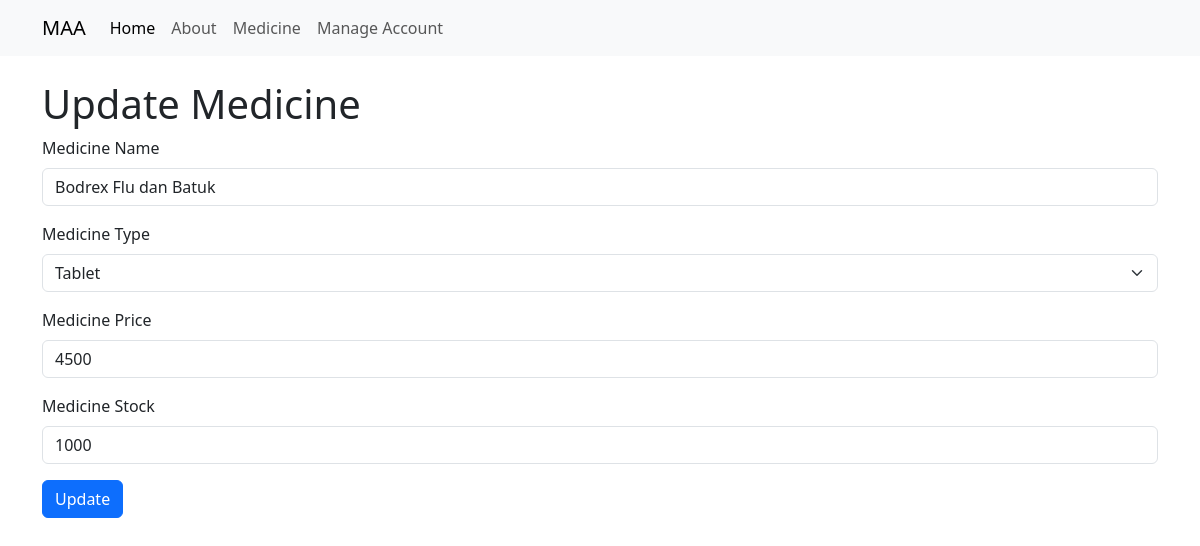
The app's page /medicine/update-medicine/5/ with its own data.
### medicine/models.py (models this page shows, shortened)
class Medicine(models.Model):
    class MedicineType(models.TextChoices):
        KAPSUL = 'kapsul', 'Kapsul'
        SIRUP = 'sirup', 'Sirup'
        TABLET = 'tablet', 'Tablet'
    medicine_name = models.CharField(max_length=100)
    medicin_type = models.CharField(
        max_length=10,
        choices=MedicineType.choices,
        default=MedicineType.KAPSUL
    )
    medicine_price = models.IntegerField()
    medicine_stock= models.IntegerField()

### medicine/views.py (the view, shortened to what this page needs)
# urls.py: path('update-medicine/<int:id>/', views.update_medicine, name='update_medicine'),
def update_medicine(request, id):
    medicine = get_object_or_404(Medicine, id=id)
    return render(request, 'medicine/updateMedicine.html', {'medicine': medicine})

### medicine/templates/medicine/updateMedicine.html (shortened to what this page needs)
{% extends "layout.html" %}
{% block content %}
<h1>Update Medicine</h1>
<form method="POST">
    <div class="mb-3">
        <label for="medicine_name" class="form-label">Medicine Name</label>
        <input type="text" class="form-control" id="medicine_name" name="medicine_name" value="{{ medicine.medicine_name }}" required>
    </div>
    <div class="mb-3">
        <label for="medicin_type" class="form-label">Medicine Type</label>
        <select class="form-select" id="medicin_type" name="medicin_type" required>
            <option value="tablet" {% if medicine.medicin_type == 'tablet' %}selected{% endif %}>Tablet</option>
        </select>
    </div>
    <div class="mb-3">
        <label for="medicine_price" class="form-label">Medicine Price</label>
        <input type="number" class="form-control" id="medicine_price" name="medicine_price" value="{{ medicine.medicine_price }}" required>
    </div>
    <div class="mb-3">
        <label for="medicine_stock" class="form-label">Medicine Stock</label>
        <input type="number" class="form-control" id="medicine_stock" name="medicine_stock" value="{{ medicine.medicine_stock }}" required>
    </div>
    <button type="submit" class="btn btn-primary">Update</button>
</form>
{% endblock %}

### records on screen
Medicine: medicine_name "Bodrex Flu dan Batuk", medicin_type "Tablet", medicine_price "4500", medicine_stock "1000"
